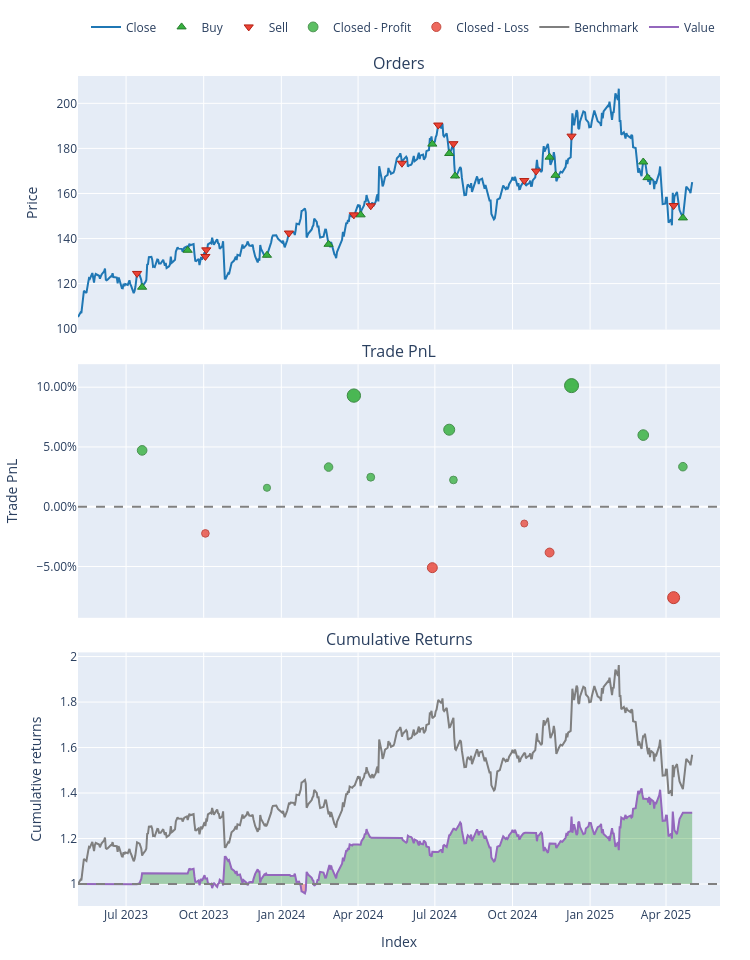

The cell this chart's notebook holds for it:
### Markdown cell above
### After separate cointegration tests across different pairs, GOOG VS CVX seemed to have strong cointegration, but good backtest results doesn't automatically prove an edge

### Code cell
import numpy as np
import pandas as pd
import statsmodels.api as sm
import vectorbt as vbt
import yfinance as yf

pairs = ["GOOG", "XOM"]
df3 = yf.download(
    pairs, start="2023-05-05", end="2025-05-05", progress=False
)  

stock_a = df3["Close"]["GOOG"]
stock_b = df3["Close"]["XOM"]

X = sm.add_constant(stock_b)
model = sm.OLS(stock_a, X).fit()
beta = model.params["XOM"]

window = 20
entry_threshold = 2.0
stop_loss_threshold = 3.5

spread = stock_a - (beta * stock_b)

rolling_mean = spread.rolling(window=window).mean()
rolling_std = spread.rolling(window=window).std()
zscore = (spread - rolling_mean) / rolling_std

long_entries = zscore < -entry_threshold
long_exits = (zscore.abs() <= 0.1) | (zscore.abs() >= stop_loss_threshold)

short_entries = zscore > entry_threshold
short_exits = (zscore.abs() <= 0.1) | (zscore.abs() >= stop_loss_threshold)


backtest = vbt.Portfolio.from_signals(
    stock_a,
    entries=long_entries,
    exits=long_exits,
    short_entries=short_entries,
    short_exits=short_exits,
    init_cash=10000.0,
    fees=0.001,
    freq="1D",
)

print(backtest.stats())
backtest.plot().show()

### Figure 1 — Plotly figure (JSON) as saved in the notebook; plotly's stock layout.template omitted (floating-point values rounded to 4 significant figures; data arrays with more than 128 entries replaced by an {"elided": "..."} marker saying what was removed)
{"data": [{"legendgroup": "0", "line": {"color": "#1f77b4"}, "name": "Close", "showlegend": true, "type": "scatter", "uid": "de7bb1b9-b4b7-4b43-a293-f409f8c42f9c", "x": {"elided": "500 str values"}, "xaxis": "x", "y": {"elided": "500 float values"}, "yaxis": "y"}, {"customdata": [[1.0, 80.23, 9.5], [2.0, 77.6, 10.46], [5.0, 75.76, 10.04], [7.0, 151.0, 20.76], [9.0, 77.93, 11.73], [12.0, 69.31, 12.61], [14.0, 128.2, 22.79], [16.0, 73.99, 12.41], [19.0, 72.01, 12.68], [20.0, 70.03, 11.77], [22.0, 69.89, 12.16], [23.0, 82.25, 13.74], [25.0, 82.08, 12.24]], "hovertemplate": "Order Id: %{customdata[0]}<br>Timestamp: %{x}<br>Price: %{y}<br>Size: %{customdata[1]:.6f}<br>Fees: %{customdata[2]:.6f}", "legendgroup": "1", "marker": {"color": "#37B13F", "line": {"color": "rgb(38,123,44)", "width": 1}, "size": 8, "symbol": "triangle-up"}, "mode": "markers", "name": "Buy", "type": "scatter", "uid": "d569b758-f9c6-42c8-8fe7-d612d9170bad", "x": ["2023-07-20T00:00:00", "2023-09-12T00:00:00", "2023-12-15T00:00:00", "2024-02-26T00:00:00", "2024-04-04T00:00:00", "2024-06-28T00:00:00", "2024-07-18T00:00:00", "2024-07-25T00:00:00", "2024-11-14T00:00:00", "2024-11-21T00:00:00", "2025-03-05T00:00:00", "2025-03-10T00:00:00", "2025-04-21T00:00:00"], "xaxis": "x", "y": [118.4, 134.8, 132.6, 137.4, 150.5, 181.9, 177.7, 167.8, 176.1, 168.1, 174.0, 167.0, 149.2], "yaxis": "y"}, {"customdata": [[0.0, 80.23, 9.99], [3.0, 77.6, 10.25], [4.0, 75.76, 10.23], [6.0, 72.93, 10.39], [8.0, 78.09, 11.75], [10.0, 77.93, 12.04], [11.0, 69.31, 12.02], [13.0, 59.92, 11.41], [15.0, 68.31, 12.44], [17.0, 73.99, 12.26], [18.0, 72.01, 12.24], [21.0, 139.9, 25.95], [24.0, 164.3, 25.41]], "hovertemplate": "Order Id: %{customdata[0]}<br>Timestamp: %{x}<br>Price: %{y}<br>Size: %{customdata[1]:.6f}<br>Fees: %{customdata[2]:.6f}", "legendgroup": "2", "marker": {"color": "#EA4335", "line": {"color": "rgb(181,31,18)", "width": 1}, "size": 8, "symbol": "triangle-down"}, "mode": "markers", "name": "Sell", "type": "scatter", "uid": "957a869d-0052-47ac-b2aa-15b2cec79fd3", "x": ["2023-07-14T00:00:00", "2023-10-03T00:00:00", "2023-10-04T00:00:00", "2024-01-10T00:00:00", "2024-03-27T00:00:00", "2024-04-16T00:00:00", "2024-05-23T00:00:00", "2024-07-05T00:00:00", "2024-07-23T00:00:00", "2024-10-15T00:00:00", "2024-10-29T00:00:00", "2024-12-10T00:00:00", "2025-04-10T00:00:00"], "xaxis": "x", "y": [124.5, 132.0, 135.0, 142.5, 150.5, 154.5, 173.4, 190.4, 182.1, 165.7, 170.0, 185.4, 154.6], "yaxis": "y"}, {"customdata": [[0.0, 0.0, 470.9, 0.04713], [2.0, 2.0, 162.1, 0.01585], [3.0, 3.0, 344.4, 0.03315], [4.0, 4.0, 997.8, 0.09297], [5.0, 5.0, 289.7, 0.02469], [7.0, 7.0, 735.0, 0.06443], [8.0, 8.0, 272.1, 0.02241], [11.0, 11.0, 1192.0, 0.1013], [12.0, 12.0, 776.8, 0.05993], [14.0, 14.0, 425.2, 0.0335]], "hovertemplate": "Exit Trade Id: %{customdata[0]}<br>Position Id: %{customdata[1]}<br>Exit Timestamp: %{x}<br>PnL: %{customdata[2]:.6f}<br>Return: %{customdata[3]:.2%}", "legendgroup": "3", "marker": {"color": "#37B13F", "line": {"color": "rgb(38,123,44)", "width": 1}, "opacity": [0.8069, 0.7531, 0.7828, 0.8857, 0.7683, 0.8366, 0.7644, 0.9, 0.8289, 0.7834], "size": [9.654, 7.144, 8.533, 13.33, 7.854, 11.04, 7.671, 14.0, 10.68, 8.56], "symbol": "circle"}, "mode": "markers", "name": "Closed - Profit", "type": "scatter", "uid": "f6b30922-b21f-42d9-b76f-e5a3be32510a", "x": ["2023-07-20T00:00:00", "2023-12-15T00:00:00", "2024-02-26T00:00:00", "2024-03-27T00:00:00", "2024-04-16T00:00:00", "2024-07-18T00:00:00", "2024-07-23T00:00:00", "2024-12-10T00:00:00", "2025-03-05T00:00:00", "2025-04-21T00:00:00"], "xaxis": "x2", "y": [0.04713, 0.01585, 0.03315, 0.09297, 0.02469, 0.06443, 0.02241, 0.1013, 0.05993, 0.0335], "yaxis": "y2"}, {"customdata": [[1.0, 1.0, -233.7, -0.02234], [6.0, 6.0, -612.9, -0.051], [9.0, 9.0, -174.4, -0.01405], [10.0, 10.0, -469.0, -0.03832], [13.0, 13.0, -1045.0, -0.07606]], "hovertemplate": "Exit Trade Id: %{customdata[0]}<br>Position Id: %{customdata[1]}<br>Exit Timestamp: %{x}<br>PnL: %{customdata[2]:.6f}<br>Return: %{customdata[3]:.2%}", "legendgroup": "4", "marker": {"color": "#EA4335", "line": {"color": "rgb(181,31,18)", "width": 1}, "opacity": [0.7642, 0.8135, 0.75, 0.7917, 0.8566], "size": [7.665, 9.964, 7.0, 8.947, 11.97], "symbol": "circle"}, "mode": "markers", "name": "Closed - Loss", "type": "scatter", "uid": "f0d55c87-4e01-4049-82df-6916da6628da", "x": ["2023-10-03T00:00:00", "2024-06-28T00:00:00", "2024-10-15T00:00:00", "2024-11-14T00:00:00", "2025-04-10T00:00:00"], "xaxis": "x2", "y": [-0.02234, -0.051, -0.01405, -0.03832, -0.07606], "yaxis": "y2"}, {"legendgroup": "5", "line": {"color": "#7f7f7f"}, "name": "Benchmark", "showlegend": true, "type": "scatter", "uid": "d61658a4-2043-4ea4-89a1-7dea06e7504f", "x": {"elided": "500 str values"}, "xaxis": "x3", "y": {"elided": "500 float values"}, "yaxis": "y3"}, {"hoverinfo": "skip", "legendgroup": "6", "line": {"color": "rgba(0, 0, 0, 0)", "width": 0}, "opacity": 0, "showlegend": false, "type": "scatter", "uid": "b0ce652f-80de-4a49-88f0-d26ee244e017", "x": {"elided": "500 str values"}, "xaxis": "x3", "y": {"elided": "500 int values"}, "yaxis": "y3"}, {"connectgaps": false, "fill": "tonexty", "fillcolor": "rgba(0, 128, 0, 0.3)", "hoverinfo": "skip", "legendgroup": "6", "line": {"color": "rgba(0, 0, 0, 0)", "width": 0}, "opacity": 0, "showlegend": false, "type": "scatter", "uid": "94d5be4a-28b5-44c6-912e-e78ebad8e08e", "x": {"elided": "500 str values"}, "xaxis": "x3", "y": {"elided": "500 float values"}, "yaxis": "y3"}, {"hoverinfo": "skip", "legendgroup": "6", "line": {"color": "rgba(0, 0, 0, 0)", "width": 0}, "opacity": 0, "showlegend": false, "type": "scatter", "uid": "c71bcda9-78c9-4637-acf7-e0ae6bd67dd2", "x": {"elided": "500 str values"}, "xaxis": "x3", "y": {"elided": "500 int values"}, "yaxis": "y3"}, {"connectgaps": false, "fill": "tonexty", "fillcolor": "rgba(255, 0, 0, 0.3)", "hoverinfo": "skip", "legendgroup": "6", "line": {"color": "rgba(0, 0, 0, 0)", "width": 0}, "opacity": 0, "showlegend": false, "type": "scatter", "uid": "beda9527-80c1-4d59-a034-adf9d5fa1066", "x": {"elided": "500 str values"}, "xaxis": "x3", "y": {"elided": "500 float values"}, "yaxis": "y3"}, {"legendgroup": "7", "line": {"color": "#9467bd"}, "name": "Value", "showlegend": true, "type": "scatter", "uid": "53801fb7-0c2c-4918-9b32-15858a702ff5", "x": {"elided": "500 str values"}, "xaxis": "x3", "y": {"elided": "500 float values"}, "yaxis": "y3"}, {"hoverinfo": "skip", "legendgroup": "6", "line": {"color": "rgba(0, 0, 0, 0)", "width": 0}, "opacity": 0, "showlegend": false, "type": "scatter", "uid": "49d341d2-f57d-4d2a-beed-94385449eda1", "x": {"elided": "500 str values"}, "xaxis": "x3", "y": {"elided": "500 int values"}, "yaxis": "y3"}], "layout": {"annotations": [{"font": {"size": 16}, "showarrow": false, "text": "Orders", "x": 0.5, "xanchor": "center", "xref": "paper", "y": 1, "yanchor": "bottom", "yref": "paper"}, {"font": {"size": 16}, "showarrow": false, "text": "Trade PnL", "x": 0.5, "xanchor": "center", "xref": "paper", "y": 0.6528, "yanchor": "bottom", "yref": "paper"}, {"font": {"size": 16}, "showarrow": false, "text": "Cumulative Returns", "x": 0.5, "xanchor": "center", "xref": "paper", "y": 0.3056, "yanchor": "bottom", "yref": "paper"}], "height": 960, "legend": {"orientation": "h", "traceorder": "normal", "x": 1, "xanchor": "right", "y": 1.042, "yanchor": "bottom"}, "margin": {"b": 30, "l": 30, "r": 30, "t": 30}, "shapes": [{"line": {"color": "gray", "dash": "dash"}, "type": "line", "x0": 0, "x1": 1, "xref": "paper", "y0": 0, "y1": 0, "yref": "y2"}, {"line": {"color": "gray", "dash": "dash"}, "type": "line", "x0": 0, "x1": 1, "xref": "paper", "y0": 1, "y1": 1, "yref": "y3"}], "showlegend": true, "width": 750, "xaxis": {"anchor": "y", "domain": [0, 1], "matches": "x3", "showticklabels": false}, "xaxis2": {"anchor": "y2", "domain": [0, 1], "matches": "x3", "showticklabels": false}, "xaxis3": {"anchor": "y3", "domain": [0, 1], "title": {"text": "Index"}}, "yaxis": {"anchor": "x", "domain": [0.6944, 1], "title": {"text": "Price"}}, "yaxis2": {"anchor": "x2", "domain": [0.3472, 0.6528], "tickformat": ".2%", "title": {"text": "Trade PnL"}}, "yaxis3": {"anchor": "x3", "domain": [0, 0.3056], "title": {"text": "Cumulative returns"}}}}
